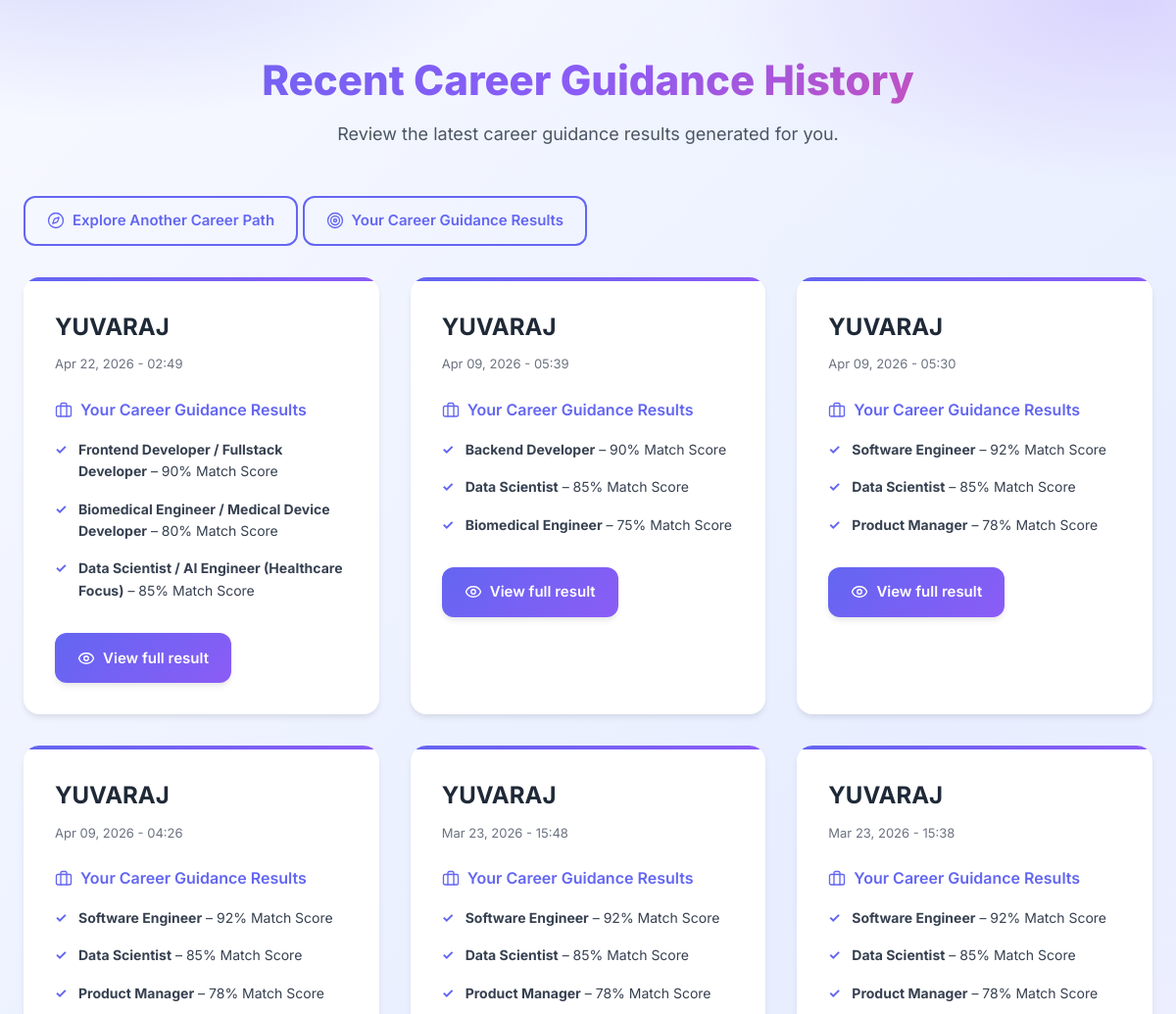
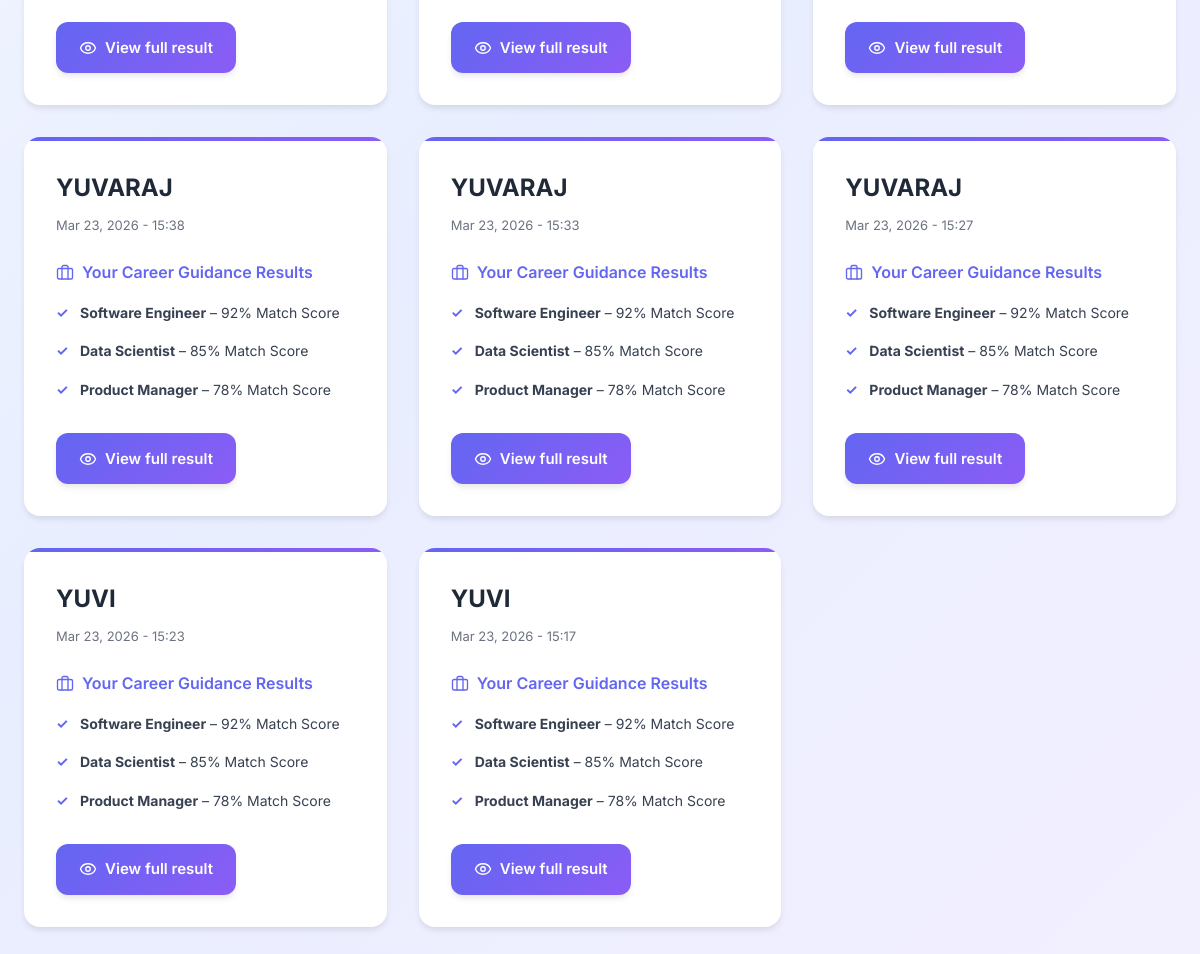
Page /career-history/ (signed in) on the committed database (2 pictures, top to bottom).
### advisor/models.py (models this page shows, shortened)
class CareerGuidanceHistory(models.Model):
    user = models.ForeignKey(
        settings.AUTH_USER_MODEL,
        null=True,
        blank=True,
        on_delete=models.SET_NULL,
        related_name="career_guidance_history",
    )
    session_key = models.CharField(max_length=40, blank=True)
    ui_lang = models.CharField(max_length=5, default="en")
    profile = models.JSONField(default=dict, blank=True)
    career_recommendations = models.JSONField(default=list, blank=True)
    education_path = models.JSONField(default=dict, blank=True)
    growth_timeline = models.JSONField(default=list, blank=True)
    ai_error = models.TextField(blank=True)
    full_snapshot = models.JSONField(default=dict, blank=True)
    created_at = models.DateTimeField(auto_now_add=True)
    class Meta:
        ordering = ["-created_at"]

### advisor/views.py (the view)
# urls.py: path("career-history/", views.career_history_view, name="career_history"),
def career_history_view(request):
    ui_lang = get_lang_from_request(request)
    ui = get_ui_strings(ui_lang)
    history_user = request.user if getattr(request, "user", None) and request.user.is_authenticated else None
    if not request.session.session_key:
        request.session.save()
    session_key = request.session.session_key or ""
    qs = CareerGuidanceHistory.objects.all()
    if history_user:
        qs = qs.filter(user=history_user)
    elif session_key:
        qs = qs.filter(session_key=session_key)
    else:
        qs = qs.none()
    history_items = qs.order_by("-created_at")[:20]
    return render(
        request,
        "advisor/career_history.html",
        {
            "history_items": history_items,
            "ui": ui,
            "ui_lang": ui_lang,
        },
    )

### advisor/context_processors.py (called while the page is built)
def ui_text(request):
    ui_lang = get_lang_from_request(request)
    return {
        "ui_lang": ui_lang,
        "ui": get_ui_strings(ui_lang),
    }

### advisor/i18n.py (called while the page is built)
def normalize_lang(value: str | None) -> str:
    if not value:
        return DEFAULT_LANG
    value = value.strip().lower()
    if value in ("ta", "tamil"):
        return "ta"
    if value in ("en", "english", "en-us", "en_us"):
        return "en"
    return DEFAULT_LANG

def get_lang_from_request(request) -> str:
    session_lang = request.session.get("ui_lang")
    if session_lang:
        return normalize_lang(session_lang)
    q_lang = request.GET.get("lang")
    if q_lang:
        return normalize_lang(q_lang)
    return DEFAULT_LANG

def get_ui_strings(lang: str) -> dict:
    lang = normalize_lang(lang)
    return UI_STRINGS.get(lang, UI_STRINGS[DEFAULT_LANG])

### templates/advisor/career_history.html (shortened to what this page needs)
{% extends 'base.html' %}
{% load static %}
{% block extra_css %}
<link rel="stylesheet" href="{% static 'css/career.css' %}">
{% endblock %}
{% block content %}
<div class="results-page">
    <div class="results-header">
        <h1>{{ ui.history_title|default:"Recent Career Guidance History" }}</h1>
        <p>{{ ui.history_subtitle|default:"Review your recent career guidance results." }}</p>
    </div>
    <div class="results-container" style="margin-bottom: var(--spacing-lg);">
        <a href="{% url 'preferences' %}" class="btn btn-ghost btn-action">
            <i data-lucide="compass" class="icon"></i>
            <span>{{ ui.explore_another }}</span>
        </a>
        <a href="{% url 'career_guidance' %}" class="btn btn-ghost btn-action">
            <i data-lucide="target" class="icon"></i>
            <span>{{ ui.results_title }}</span>
        </a>
    </div>
    <div class="results-container">
        {% if history_items %}
        <div class="career-cards">
            {% for item in history_items %}
            <div class="career-card">
                <div class="career-header">
                    <div>
                        <h3 class="career-title">
                            {% if item.profile.full_name %}
                                {{ item.profile.full_name }}
                            {% else %}
                                {{ ui.platform_name }}
                            {% endif %}
                        </h3>
                        <p style="font-size: 13px; color: var(--gray-500); margin-top: 4px;">
                            {{ item.created_at|date:"M d, Y - H:i" }}
                        </p>
                    </div>
                </div>
                {% with recs=item.career_recommendations %}
                {% if recs %}
                <div class="career-details">
                    <div class="detail-section">
                        <div class="detail-title">
                            <i data-lucide="briefcase" class="icon"></i>
                            <span>{{ ui.results_title }}</span>
                        </div>
                        <ul class="course-list">
                            {% for career in recs %}
                            <li>
                                <strong>{{ career.title }}</strong>
                                {% if career.match_percentage %}
                                    – {{ career.match_percentage }}% {{ ui.match_score }}
                                {% endif %}
                            </li>
                            {% endfor %}
                        </ul>
                    </div>
                </div>
                {% endif %}
                {% endwith %}
                <div style="margin-top: var(--spacing-md);">
                    <a href="{% url 'career_history_detail' item.pk %}" class="btn btn-primary btn-action">
                        <i data-lucide="eye" class="icon"></i>
                        <span>View full result</span>
                    </a>
                </div>
            </div>
            {% endfor %}
        </div>
        {% endif %}
    </div>
</div>
{% endblock %}

### templates/base.html (shortened to what this page needs)
{% load static %}
<!DOCTYPE html>
<html lang="en">
<head>
    <link rel="stylesheet" href="{% static 'css/styles.css' %}">
    {% block extra_css %}{% endblock %}
</head>
<body>
    {% block content %}{% endblock %}
</body>
</html>

### static/css/styles.css (style rules this page uses)
:root { --primary-blue: #6366f1; --primary-violet: #8b5cf6; --secondary-blue: #3b82f6; --light-blue: #e0e7ff; --light-violet: #ede9fe; --white: #ffffff; --gray-50: #f9fafb; --gray-100: #f3f4f6; --gray-200: #e5e7eb; --gray-300: #d1d5db; --gray-400: #9ca3af; --gray-500: #6b7280; --gray-600: #4b5563; --gray-700: #374151; --gray-800: #1f2937; --gray-900: #111827; --gradient-primary: linear-gradient(135deg, #6366f1 0%, #8b5cf6 100%); --gradient-secondary: linear-gradient(135deg, #3b82f6 0%, #6366f1 100%); --gradient-text: linear-gradient(135deg, #6366f1 0%, #8b5cf6 50%, #ec4899 100%); --gradient-page-bg: linear-gradient(135deg, #f9fbff 0%, #eef2ff 45%, #f5f3ff 100%); --shadow-sm: 0 1px 2px 0 rgba(0, 0, 0, 0.05); --shadow-md: 0 4px 6px -1px rgba(0, 0, 0, 0.1); --shadow-lg: 0 10px 15px -3px rgba(0, 0, 0, 0.1); --shadow-xl: 0 20px 25px -5px rgba(0, 0, 0, 0.1); --shadow-soft: 0 10px 40px rgba(99, 102, 241, 0.15); --spacing-xs: 0.5rem; --spacing-sm: 1rem; --spacing-md: 1.5rem; --spacing-lg: 2rem; --spacing-xl: 3rem; --radius-sm: 8px; --radius-md: 12px; --radius-lg: 16px; --radius-xl: 24px; --radius-full: 9999px; --transition-fast: 150ms ease; --transition-base: 300ms ease; --transition-slow: 500ms ease; }
* { margin: 0; padding: 0; box-sizing: border-box; }
html { scroll-behavior: smooth; }
body { font-family: 'Inter', 'Poppins', -apple-system, BlinkMacSystemFont, 'Segoe UI', Roboto, sans-serif; font-size: 16px; line-height: 1.6; color: var(--gray-800); background: radial-gradient(900px 420px at -8% -12%, rgba(99, 102, 241, 0.22), transparent 60%), radial-gradient(820px 420px at 108% -8%, rgba(139, 92, 246, 0.19), transparent 58%), radial-gradient(640px 320px at 52% 118%, rgba(236, 72, 153, 0.08), transparent 65%), var(--gradient-page-bg); background-attachment: fixed; -webkit-font-smoothing: antialiased; -moz-osx-font-smoothing: grayscale; }
.btn { display: inline-flex; align-items: center; justify-content: center; gap: 8px; padding: 10px 20px; font-size: 15px; font-weight: 600; height: 51px; text-align: center; text-decoration: none; border: none; border-radius: var(--radius-md); cursor: pointer; transition: all var(--transition-base); position: relative; overflow: hidden; }
.icon, .btn svg { width: 18px; height: 18px; stroke-width: 1.8; stroke: currentColor; }
.btn .icon, .btn svg { margin-right: 0; }
.btn-primary { background: var(--gradient-primary); color: var(--white); box-shadow: var(--shadow-md); }
.btn-ghost { background: transparent; color: var(--primary-blue); border: 2px solid var(--primary-blue); }
.btn::before { content: ''; position: absolute; top: 50%; left: 50%; width: 0; height: 0; border-radius: 50%; background: rgba(255, 255, 255, 0.5); transform: translate(-50%, -50%); transition: width 0.6s, height 0.6s; }

### rows in the picture
CareerGuidanceHistory: profile.full_name "YUVARAJ", created_at "Apr 22, 2026 - 02:49", results_title "Your Career Guidance Results", title "Frontend Developer / Fullstack Developer" "Biomedical Engineer / Medical Device Developer" "Data Scientist / AI Engineer (Healthcare Focus)", match_percentage "90" "80" "85", match_score "Match Score" "Match Score" "Match Score"
CareerGuidanceHistory: profile.full_name "YUVARAJ", created_at "Apr 09, 2026 - 05:39", results_title "Your Career Guidance Results", title "Backend Developer" "Data Scientist" "Biomedical Engineer", match_percentage "90" "85" "75", match_score "Match Score" "Match Score" "Match Score"
CareerGuidanceHistory: profile.full_name "YUVARAJ", created_at "Apr 09, 2026 - 05:30", results_title "Your Career Guidance Results", title "Software Engineer" "Data Scientist" "Product Manager", match_percentage "92" "85" "78", match_score "Match Score" "Match Score" "Match Score"
CareerGuidanceHistory: profile.full_name "YUVARAJ", created_at "Apr 09, 2026 - 04:26", results_title "Your Career Guidance Results", title "Software Engineer" "Data Scientist" "Product Manager", match_percentage "92" "85" "78", match_score "Match Score" "Match Score" "Match Score"
CareerGuidanceHistory: profile.full_name "YUVARAJ", created_at "Mar 23, 2026 - 15:48", results_title "Your Career Guidance Results", title "Software Engineer" "Data Scientist" "Product Manager", match_percentage "92" "85" "78", match_score "Match Score" "Match Score" "Match Score"
CareerGuidanceHistory: profile.full_name "YUVARAJ", created_at "Mar 23, 2026 - 15:38", results_title "Your Career Guidance Results", title "Software Engineer" "Data Scientist" "Product Manager", match_percentage "92" "85" "78", match_score "Match Score" "Match Score" "Match Score"
CareerGuidanceHistory: profile.full_name "YUVARAJ", created_at "Mar 23, 2026 - 15:38", results_title "Your Career Guidance Results", title "Software Engineer" "Data Scientist" "Product Manager", match_percentage "92" "85" "78", match_score "Match Score" "Match Score" "Match Score"
CareerGuidanceHistory: profile.full_name "YUVARAJ", created_at "Mar 23, 2026 - 15:33", results_title "Your Career Guidance Results", title "Software Engineer" "Data Scientist" "Product Manager", match_percentage "92" "85" "78", match_score "Match Score" "Match Score" "Match Score"
CareerGuidanceHistory: profile.full_name "YUVARAJ", created_at "Mar 23, 2026 - 15:27", results_title "Your Career Guidance Results", title "Software Engineer" "Data Scientist" "Product Manager", match_percentage "92" "85" "78", match_score "Match Score" "Match Score" "Match Score"
CareerGuidanceHistory: profile.full_name "YUVI", created_at "Mar 23, 2026 - 15:23", results_title "Your Career Guidance Results", title "Software Engineer" "Data Scientist" "Product Manager", match_percentage "92" "85" "78", match_score "Match Score" "Match Score" "Match Score"
CareerGuidanceHistory: profile.full_name "YUVI", created_at "Mar 23, 2026 - 15:17", results_title "Your Career Guidance Results", title "Software Engineer" "Data Scientist" "Product Manager", match_percentage "92" "85" "78", match_score "Match Score" "Match Score" "Match Score"

### other values in the picture
{{ ui.history_title|default:"Recent Career Guidance History" }} "Recent Career Guidance History"
{{ ui.explore_another }} "Explore Another Career Path"
{{ ui.results_title }} "Your Career Guidance Results"
